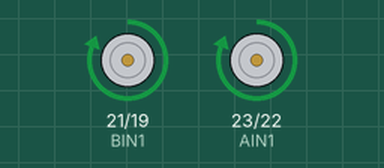
Simulated run of this sketch. Board: ESP32. On the bench: motor-driver pin pairs drawn as motors (green arrow = first pin HIGH = forward, orange = second pin HIGH = backward, longer = more drive).

Above: at 0.5 s.
At 2.5 s:
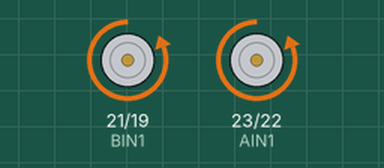
At 3.5 s:
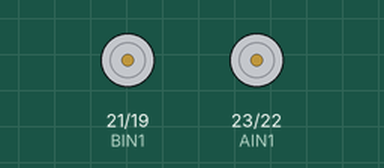
Timing chart, 0 to 5.2 s (numbered marks = the images above):
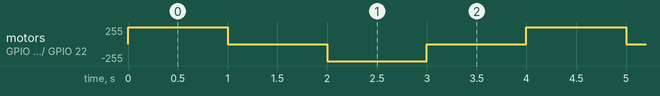

Measured:
- by itself, motor on GPIO 21 (BIN1) / GPIO 19 (BIN2), motor on GPIO 23 (AIN1) / GPIO 22 (AIN2): repeats every 4.0 s: stopped 1.0 s, backward 255/255 1.0 s, stopped 1.0 s, forward 255/255 1.0 s

The sketch:

TESTE_1-DRV8833-2MOTORES-SEM-PWM.ino
```cpp
/*
 *
 * Esse código tem como objetivo girar dois motores conectados a ponte H DRV8833
 * em dois sentidos com velocidade máxima, de acordo com a alimentação do circuito.
 * O tempo de duração é de 1 segundo em cada etapa.
 *
 */


// Pinos da ponte H que serão conectados ao ESP32
#define AIN1 23
#define AIN2 22
#define BIN1 21
#define BIN2 19

void setup() {
  Serial.begin(115200); // Iniciando o monitor serial

  // Definindo as portas conectadas á ponte H como OUTPUTS
  pinMode(AIN1,OUTPUT);
  pinMode(AIN2,OUTPUT);
  pinMode(BIN1,OUTPUT);
  pinMode(BIN2,OUTPUT);

}

void loop() {

  // Gira os dois motores no sentido horário
  digitalWrite(AIN1,HIGH);
  digitalWrite(AIN2,LOW);
  digitalWrite(BIN1,HIGH);
  digitalWrite(BIN2,LOW);

  delay(1000); // Espera 1 segundo

  // Desliga os dois motores
  digitalWrite(AIN1,LOW);
  digitalWrite(AIN2,LOW);
  digitalWrite(BIN1,LOW);
  digitalWrite(BIN2,LOW);

  delay(1000); // Espera 1 segundo

  // Gira os dois motores no sentido anti-horário
  digitalWrite(AIN1,LOW);
  digitalWrite(AIN2,HIGH);
  digitalWrite(BIN1,LOW);
  digitalWrite(BIN2,HIGH);

  delay(1000); // Espera 1 segundo

  // Desliga os dois motores
  digitalWrite(AIN1,LOW);
  digitalWrite(AIN2,LOW);
  digitalWrite(BIN1,LOW);
  digitalWrite(BIN2,LOW);

  delay(1000); // Espera 1 segundo

}
```
